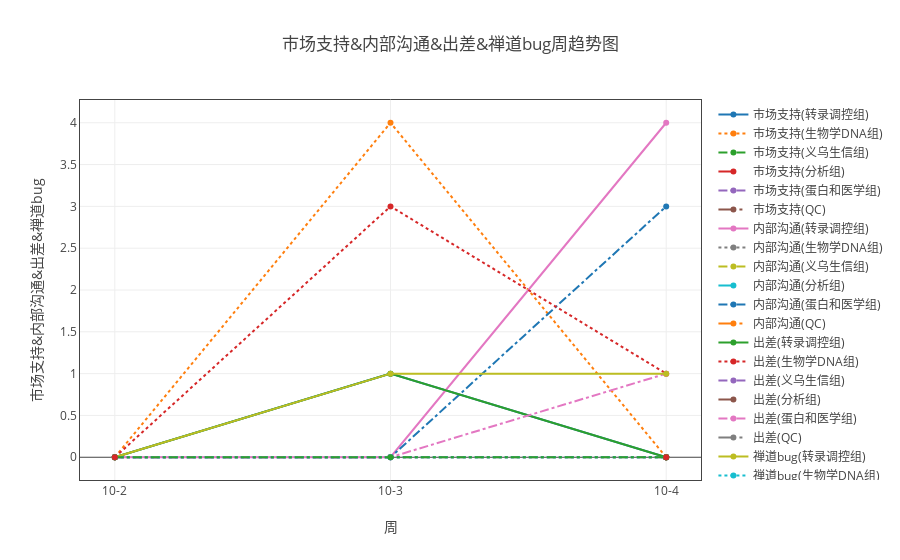

Source (notebook cell):
### Markdown cell above
#### 各组内部沟通、市场支持、出差和禅道bug

### Code cell
ss=myModule.format(all_dict ,"日期" ,['内部沟通','市场支持', '出差', '禅道bug'])
ss.add_group('组别')
tt = myModule.myPlot(ss.groupby('sum'))
tt.plot('line')

### Figure 1 — Plotly figure (JSON) as saved in the notebook; plotly's stock layout.template omitted (floating-point values rounded to 4 significant figures)
{"data": [{"line": {"dash": "solid"}, "name": "市场支持(转录调控组)", "type": "scatter", "uid": "bd51b88c-e18a-11e8-8ddb-a41f72875c19", "x": ["10-2", "10-3", "10-4"], "y": [0, 1, 0]}, {"line": {"dash": "dot"}, "name": "市场支持(生物学DNA组)", "type": "scatter", "uid": "bd51b88d-e18a-11e8-8ddb-a41f72875c19", "x": ["10-2", "10-3", "10-4"], "y": [0, 4, 0]}, {"line": {"dash": "dash"}, "name": "市场支持(义乌生信组)", "type": "scatter", "uid": "bd51b88e-e18a-11e8-8ddb-a41f72875c19", "x": ["10-2", "10-3", "10-4"], "y": [null, null, 0]}, {"line": {"dash": "longdash"}, "name": "市场支持(分析组)", "type": "scatter", "uid": "bd51b88f-e18a-11e8-8ddb-a41f72875c19", "x": ["10-2", "10-3", "10-4"], "y": [null, null, 0]}, {"line": {"dash": "dashdot"}, "name": "市场支持(蛋白和医学组)", "type": "scatter", "uid": "bd51b890-e18a-11e8-8ddb-a41f72875c19", "x": ["10-2", "10-3", "10-4"], "y": [0, 0, 0]}, {"line": {"dash": "longdashdot"}, "name": "市场支持(QC)", "type": "scatter", "uid": "bd51b891-e18a-11e8-8ddb-a41f72875c19", "x": ["10-2", "10-3", "10-4"], "y": [0, null, 0]}, {"line": {"dash": "solid"}, "name": "内部沟通(转录调控组)", "type": "scatter", "uid": "bd51b892-e18a-11e8-8ddb-a41f72875c19", "x": ["10-2", "10-3", "10-4"], "y": [0, 0, 4]}, {"line": {"dash": "dot"}, "name": "内部沟通(生物学DNA组)", "type": "scatter", "uid": "bd51b893-e18a-11e8-8ddb-a41f72875c19", "x": ["10-2", "10-3", "10-4"], "y": [0, 0, 0]}, {"line": {"dash": "dash"}, "name": "内部沟通(义乌生信组)", "type": "scatter", "uid": "bd51b894-e18a-11e8-8ddb-a41f72875c19", "x": ["10-2", "10-3", "10-4"], "y": [null, null, 0]}, {"line": {"dash": "longdash"}, "name": "内部沟通(分析组)", "type": "scatter", "uid": "bd51b895-e18a-11e8-8ddb-a41f72875c19", "x": ["10-2", "10-3", "10-4"], "y": [null, null, 0]}, {"line": {"dash": "dashdot"}, "name": "内部沟通(蛋白和医学组)", "type": "scatter", "uid": "bd51b896-e18a-11e8-8ddb-a41f72875c19", "x": ["10-2", "10-3", "10-4"], "y": [0, 0, 3]}, {"line": {"dash": "longdashdot"}, "name": "内部沟通(QC)", "type": "scatter", "uid": "bd51b897-e18a-11e8-8ddb-a41f72875c19", "x": ["10-2", "10-3", "10-4"], "y": [0, null, 0]}, {"line": {"dash": "solid"}, "name": "出差(转录调控组)", "type": "scatter", "uid": "bd51b898-e18a-11e8-8ddb-a41f72875c19", "x": ["10-2", "10-3", "10-4"], "y": [0, 1, 0]}, {"line": {"dash": "dot"}, "name": "出差(生物学DNA组)", "type": "scatter", "uid": "bd51b899-e18a-11e8-8ddb-a41f72875c19", "x": ["10-2", "10-3", "10-4"], "y": [0, 3, 1]}, {"line": {"dash": "dash"}, "name": "出差(义乌生信组)", "type": "scatter", "uid": "bd51b89a-e18a-11e8-8ddb-a41f72875c19", "x": ["10-2", "10-3", "10-4"], "y": [null, null, 0]}, {"line": {"dash": "longdash"}, "name": "出差(分析组)", "type": "scatter", "uid": "bd51b89b-e18a-11e8-8ddb-a41f72875c19", "x": ["10-2", "10-3", "10-4"], "y": [null, null, 0]}, {"line": {"dash": "dashdot"}, "name": "出差(蛋白和医学组)", "type": "scatter", "uid": "bd51b89c-e18a-11e8-8ddb-a41f72875c19", "x": ["10-2", "10-3", "10-4"], "y": [0, 0, 1]}, {"line": {"dash": "longdashdot"}, "name": "出差(QC)", "type": "scatter", "uid": "bd51b89d-e18a-11e8-8ddb-a41f72875c19", "x": ["10-2", "10-3", "10-4"], "y": [0, null, 0]}, {"line": {"dash": "solid"}, "name": "禅道bug(转录调控组)", "type": "scatter", "uid": "bd51b89e-e18a-11e8-8ddb-a41f72875c19", "x": ["10-2", "10-3", "10-4"], "y": [0, 1, 1]}, {"line": {"dash": "dot"}, "name": "禅道bug(生物学DNA组)", "type": "scatter", "uid": "bd51b89f-e18a-11e8-8ddb-a41f72875c19", "x": ["10-2", "10-3", "10-4"], "y": [0, 0, 0]}, {"line": {"dash": "dash"}, "name": "禅道bug(义乌生信组)", "type": "scatter", "uid": "bd51b8a0-e18a-11e8-8ddb-a41f72875c19", "x": ["10-2", "10-3", "10-4"], "y": [null, null, 0]}, {"line": {"dash": "longdash"}, "name": "禅道bug(分析组)", "type": "scatter", "uid": "bd51b8a1-e18a-11e8-8ddb-a41f72875c19", "x": ["10-2", "10-3", "10-4"], "y": [null, null, 0]}, {"line": {"dash": "dashdot"}, "name": "禅道bug(蛋白和医学组)", "type": "scatter", "uid": "bd51b8a2-e18a-11e8-8ddb-a41f72875c19", "x": ["10-2", "10-3", "10-4"], "y": [0, 0, 0]}, {"line": {"dash": "longdashdot"}, "name": "禅道bug(QC)", "type": "scatter", "uid": "bd51b8a3-e18a-11e8-8ddb-a41f72875c19", "x": ["10-2", "10-3", "10-4"], "y": [0, null, 0]}], "layout": {"title": "市场支持&内部沟通&出差&禅道bug周趋势图", "xaxis": {"mirror": "all", "nticks": 20, "showgrid": true, "showline": true, "title": "周", "type": "category", "zeroline": true}, "yaxis": {"mirror": "all", "nticks": 20, "showgrid": true, "showline": true, "title": "市场支持&内部沟通&出差&禅道bug", "zeroline": true}}}
